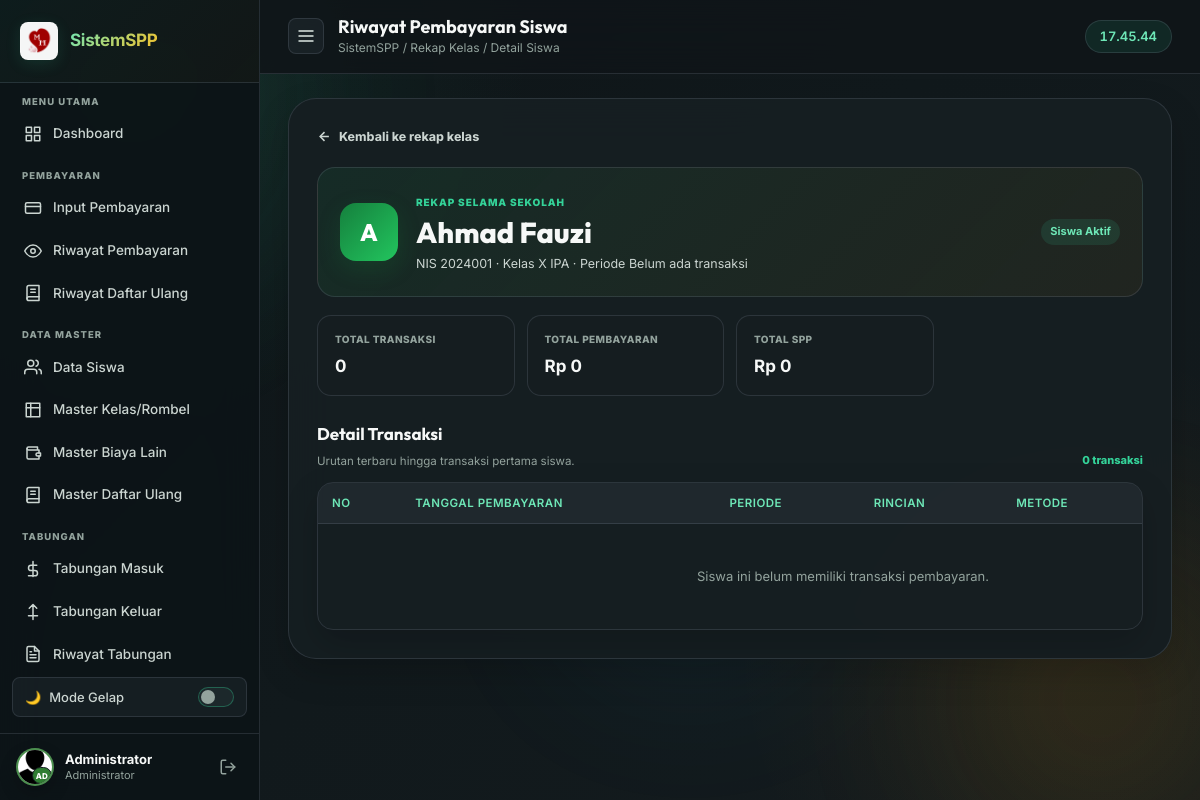
The app's page /laporan/detail_siswa.php?nis=2024001 (signed in), older data.
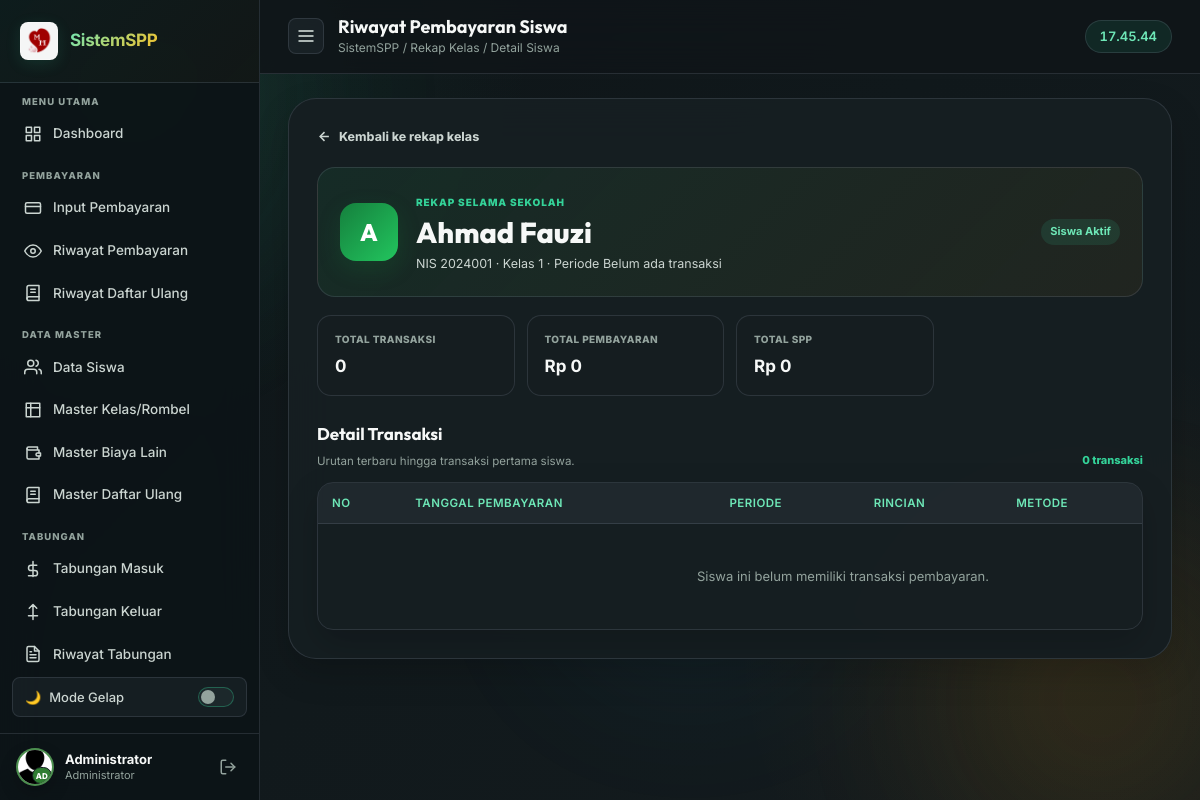
The same page, newer data.
### tables this page shows
CREATE TABLE `siswa` (
  `id`              INT AUTO_INCREMENT PRIMARY KEY,
  `NO_INDUK`        VARCHAR(10) NOT NULL UNIQUE,
  `NAMA`            VARCHAR(100) NOT NULL,
  `KELAS`           CHAR(1) NOT NULL,
  `SPP_PERBULAN`    DECIMAL(15,2) NOT NULL DEFAULT 0,
  `PANGKAL`         DECIMAL(15,2) NOT NULL DEFAULT 0,
  `BANGUNAN`        DECIMAL(15,2) NOT NULL DEFAULT 0,
  `SERAGAM`         DECIMAL(15,2) NOT NULL DEFAULT 0,
  `KEGIATAN`        DECIMAL(15,2) NOT NULL DEFAULT 0,
  `MAKAN`           DECIMAL(15,2) NOT NULL DEFAULT 0,
  `SORGA`           DECIMAL(15,2) NOT NULL DEFAULT 0,
  `INFAQ`           DECIMAL(15,2) NOT NULL DEFAULT 0,
  `PANGKAL_BAYAR`   DECIMAL(15,2) NOT NULL DEFAULT 0,
  `BANGUNAN_BAYAR`  DECIMAL(15,2) NOT NULL DEFAULT 0,
  `SERAGAM_BAYAR`   DECIMAL(15,2) NOT NULL DEFAULT 0,
  `KEGIATAN_BAYAR`  DECIMAL(15,2) NOT NULL DEFAULT 0,
  `POMG`            DECIMAL(15,2) NOT NULL DEFAULT 0,
  `DAFTAR_ULANG`    DECIMAL(15,2) NOT NULL DEFAULT 0,
  `NO_induk_diknas` CHAR(10) DEFAULT NULL,
  `potong_pangkal`  DECIMAL(15,2) NOT NULL DEFAULT 0,
  `tot_pangkal`     DECIMAL(15,2) NOT NULL DEFAULT 0,
  `tot_du`          DECIMAL(15,2) NOT NULL DEFAULT 0,
  `potong_du`       DECIMAL(15,2) NOT NULL DEFAULT 0,
  `is_active`       TINYINT(1) NOT NULL DEFAULT 1,
  `created_at`      TIMESTAMP DEFAULT CURRENT_TIMESTAMP,
  UNIQUE KEY `uk_siswa_no_induk_diknas` (`NO_induk_diknas`),
  KEY `idx_siswa_status_kelas_nama` (`is_active`, `KELAS`, `NAMA`),
  CONSTRAINT `chk_siswa_kelas_sd` CHECK (`KELAS` IN ('1','2','3','4','5','6'))
);

### laporan/detail_siswa.php (the view, shortened to what the changed rows need)
<?php
require_once '../koneksi.php';
function history_e($value): string {
    return htmlspecialchars((string)$value, ENT_QUOTES, 'UTF-8');
}
$noInduk = trim((string)($_GET['nis'] ?? ''));
$stmt = $koneksi->prepare('SELECT * FROM siswa WHERE NO_INDUK = ? LIMIT 1');
$stmt->bind_param('s', $noInduk);
$stmt->execute();
$student = $stmt->get_result()->fetch_assoc();
$stmt = $koneksi->prepare("
    SELECT
        b.*,
        COALESCE(du.daftar_ulang, 0) AS daftar_ulang,
        COALESCE(lain.biaya_lain, 0) AS biaya_lain
    FROM bayar b
    LEFT JOIN (
        SELECT bayar_id, SUM(jumlah) AS daftar_ulang
        FROM bayar_du
        GROUP BY bayar_id
    ) du ON du.bayar_id = b.id
    LEFT JOIN (
        SELECT bayar_id, SUM(nominal_snapshot) AS biaya_lain
        FROM bayar_biaya_lain
        GROUP BY bayar_id
    ) lain ON lain.bayar_id = b.id
    WHERE b.NO_INDUK = ?
    ORDER BY b.TGL_BYR DESC, b.id DESC
");
$stmt->bind_param('s', $noInduk);
$stmt->execute();
$transactions = $stmt->get_result()->fetch_all(MYSQLI_ASSOC);
$summary = [
    'transactions' => count($transactions),
    'total' => 0.0,
    'spp' => 0.0,
    'first_date' => null,
    'last_date' => null,
];
$schoolPeriod = $summary['first_date']
    ? date('Y', $summary['first_date']) . '—' . date('Y', $summary['last_date'] ?? $summary['first_date'])
    : 'Belum ada transaksi';
?>
<!DOCTYPE html>
<html lang="id">
<head>
  <link rel="stylesheet" href="../assets/css/style.css?v=4.9" />
</head>
<body>
  <div class="layout">
    <main class="main-content">
      <div class="topbar">
        <div class="topbar-title"><h2>Riwayat Pembayaran Siswa</h2><span class="breadcrumb">SistemSPP / Rekap Kelas / Detail Siswa</span></div>
      </div>
      <div class="main-card student-history-card">
        <div class="student-history-hero">
          <div class="student-history-avatar"><?= history_e(mb_strtoupper(mb_substr($student['NAMA'], 0, 1))) ?></div>
          <div class="student-history-identity">
            <span>REKAP SELAMA SEKOLAH</span>
            <h1><?= history_e($student['NAMA']) ?></h1>
            <p>NIS <?= history_e($student['NO_INDUK']) ?> · Kelas <?= history_e($student['KELAS']) ?> · Periode <?= history_e($schoolPeriod) ?></p>
          </div>
          <span class="master-status <?= (int)$student['is_active'] === 1 ? 'is-active' : 'is-inactive' ?>"><?= (int)$student['is_active'] === 1 ? 'Siswa Aktif' : 'Diarsipkan' ?></span>
        </div>
        <div class="history-section-heading">
          <div><h2>Detail Transaksi</h2><p>Urutan terbaru hingga transaksi pertama siswa.</p></div>
        </div>
        <div class="table-container">
          <table class="payment-table responsive-table student-history-table">
            <thead><tr>
              <th>No</th><th>Tanggal Pembayaran</th><th>Periode</th><th>Rincian</th><th>Metode</th><th>Total</th><th>Aksi</th>
            </tr></thead>
          </table>
        </div>
      </div>
    </main>
  </div>
</body>
</html>

Row changes from the older to the newer data that the page shows:
changed siswa "Ahmad Fauzi": KELAS "X IPA" → "1"
